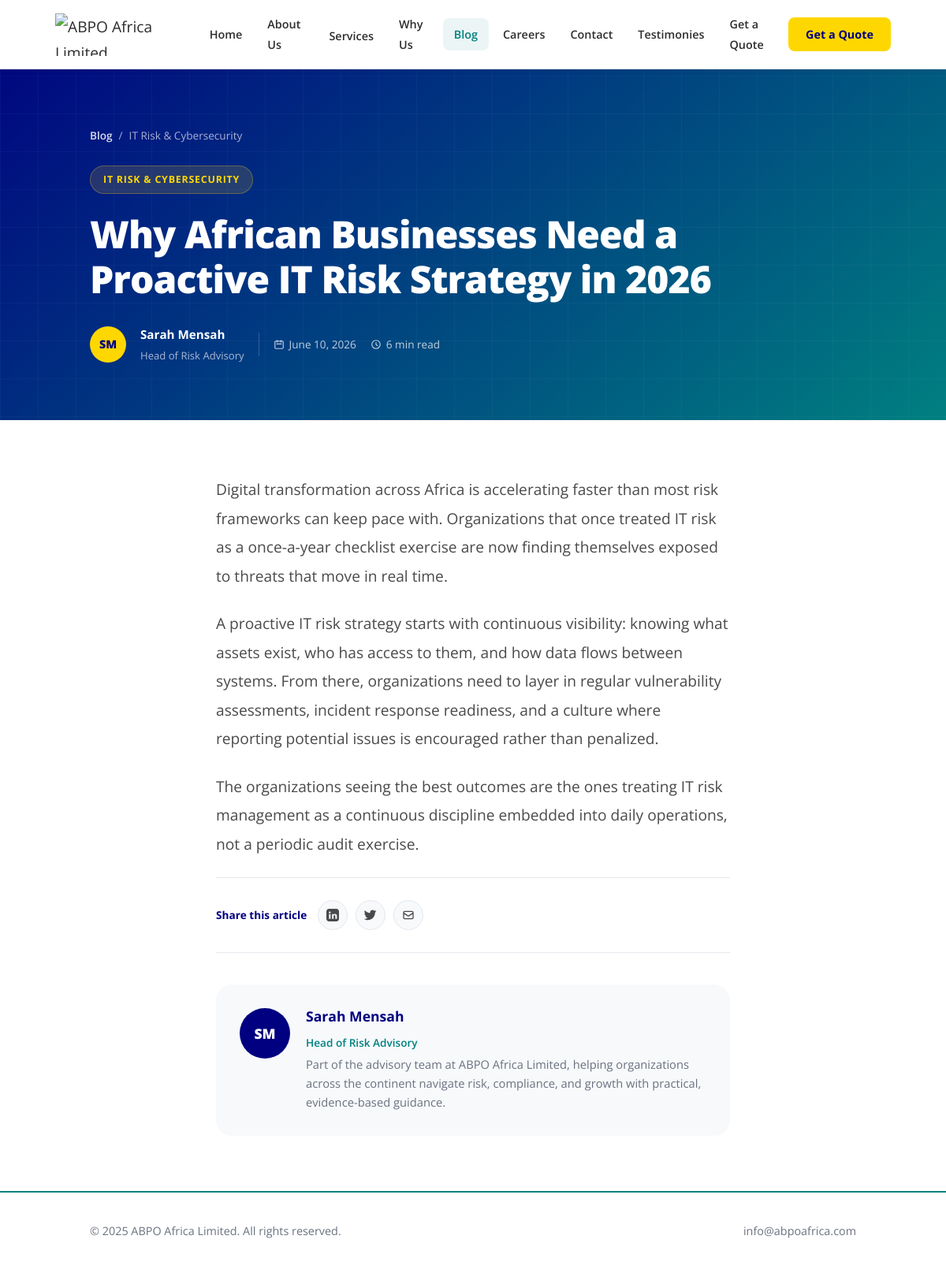
/Blogpost.php?slug=proactive-it-risk-strategy-2026, run on the app's committed database.
### tables this page shows
CREATE TABLE  blog_posts (
    id INT AUTO_INCREMENT PRIMARY KEY,
    title VARCHAR(255) NOT NULL,
    slug VARCHAR(255) NOT NULL UNIQUE,
    excerpt VARCHAR(500) DEFAULT NULL,
    content LONGTEXT NOT NULL,
    featured_image VARCHAR(255) DEFAULT NULL,
    category_id INT DEFAULT NULL,
    author_id INT DEFAULT NULL,
    read_time INT DEFAULT 5,                  
    is_featured TINYINT(1) DEFAULT 0,
    status ENUM('draft','published') DEFAULT 'published',
    views INT DEFAULT 0,
    published_at DATETIME DEFAULT CURRENT_TIMESTAMP,
    created_at TIMESTAMP DEFAULT CURRENT_TIMESTAMP,
    updated_at TIMESTAMP DEFAULT CURRENT_TIMESTAMP ON UPDATE CURRENT_TIMESTAMP,
    FOREIGN KEY (category_id) REFERENCES blog_categories(id) ON DELETE SET NULL,
    FOREIGN KEY (author_id) REFERENCES blog_authors(id) ON DELETE SET NULL,
    INDEX idx_status_published (status, published_at),
    INDEX idx_category (category_id)
);

CREATE TABLE  blog_categories (
    id INT AUTO_INCREMENT PRIMARY KEY,
    name VARCHAR(100) NOT NULL,
    slug VARCHAR(120) NOT NULL UNIQUE,
    created_at TIMESTAMP DEFAULT CURRENT_TIMESTAMP
);

CREATE TABLE  blog_authors (
    id INT AUTO_INCREMENT PRIMARY KEY,
    name VARCHAR(150) NOT NULL,
    title VARCHAR(150) DEFAULT NULL,
    avatar VARCHAR(255) DEFAULT NULL,
    bio TEXT DEFAULT NULL,
    created_at TIMESTAMP DEFAULT CURRENT_TIMESTAMP
);

### Blogpost.php (the view, shortened to what this page needs)
<?php
require_once 'db.php';
$slug = isset($_GET['slug']) ? trim($_GET['slug']) : '';
$stmt = $pdo->prepare("SELECT p.*, c.name AS category_name, c.slug AS category_slug,
                               a.name AS author_name, a.title AS author_title, a.avatar AS author_avatar
                        FROM blog_posts p
                        LEFT JOIN blog_categories c ON p.category_id = c.id
                        LEFT JOIN blog_authors a ON p.author_id = a.id
                        WHERE p.slug = :slug AND p.status = 'published'
                        LIMIT 1");
$stmt->execute([':slug' => $slug]);
$post = $stmt->fetch();
if (!$post) {
    header('HTTP/1.0 404 Not Found');
    $notFound = true;
} else {
    $notFound = false;
}
function timeAgoDetail($datetime) {
    return date('F j, Y', strtotime($datetime));
}
function initialsDetail($name) {
    $parts = explode(' ', trim($name));
    $initials = '';
    foreach (array_slice($parts, 0, 2) as $p) {
        $initials .= strtoupper(substr($p, 0, 1));
    }
    return $initials ?: 'AB';
}
?>
<!DOCTYPE html>
<html lang="en">
<head>
</head>
<body>
<nav id="navbar">
  <div class="nav-container">
    <div class="nav-logo">
      <img src="Abpo logo,1.png" alt="ABPO Africa Limited">
    </div>
    <div class="nav-links" id="navLinks">
      <a href="index.php#home">Home</a>
      <a href="index.php#about">About Us</a>
      <div class="dropdown" id="servicesDropdown">
        <a href="index.php#services" class="dropbtn">Services</a>
      </div>
      <a href="index.php#why-us">Why Us</a>
      <a href="blog.php" class="active-page">Blog</a>
      <a href="careers.php">Careers</a>
      <a href="index.php#contact">Contact</a>
      <a href="Testimonies.php">Testimonies</a>
      <a href="index.php#contact" class="mobile-cta" id="mobileCta">Get a Quote</a>
    </div>
    <a href="index.php#contact" class="nav-cta">Get a Quote</a>
  </div>
</nav>
<?php if ($notFound): ?>
  <section class="not-found">
    <svg width="64" height="64" fill="none" stroke="currentColor" stroke-width="1.5" viewBox="0 0 24 24">
      <path stroke-linecap="round" stroke-linejoin="round" d="M9.75 17L9 20l-1 1h8l-1-1-.75-3M3 13h18M5 17h14a2 2 0 002-2V5a2 2 0 00-2-2H5a2 2 0 00-2 2v10a2 2 0 002 2z"/>
    </svg>
    <h1>Article Not Found</h1>
    <p>The article you're looking for doesn't exist or may have been moved. Browse our latest insights instead.</p>
    <a href="blog.php" class="btn-primary">Back to Blog</a>
  </section>
<?php else: ?>
  <section class="article-hero">
    <div class="wrap article-hero-inner">
      <div class="breadcrumb">
        <a href="blog.php">Blog</a>
        <span>/</span>
        <span><?php echo htmlspecialchars($post['category_name'] ?? 'Insights'); ?></span>
      </div>
      <span class="article-tag"><?php echo htmlspecialchars($post['category_name'] ?? 'Insights'); ?></span>
      <h1><?php echo htmlspecialchars($post['title']); ?></h1>
      <div class="article-meta">
        <div class="author-avatar"><?php echo initialsDetail($post['author_name'] ?? 'ABPO'); ?></div>
        <div class="meta-text">
          <span class="meta-author"><?php echo htmlspecialchars($post['author_name'] ?? 'ABPO Team'); ?></span>
          <span class="meta-sub"><?php echo htmlspecialchars($post['author_title'] ?? 'ABPO Africa Limited'); ?></span>
        </div>
        <span class="meta-stat">
          <svg width="14" height="14" fill="none" stroke="currentColor" stroke-width="2" viewBox="0 0 24 24"><path stroke-linecap="round" stroke-linejoin="round" d="M8 7V3m8 4V3m-9 8h10M5 21h14a2 2 0 002-2V7a2 2 0 00-2-2H5a2 2 0 00-2 2v12a2 2 0 002 2z"/></svg>
          <?php echo timeAgoDetail($post['published_at']); ?>
        </span>
        <span class="meta-stat">
          <svg width="14" height="14" fill="none" stroke="currentColor" stroke-width="2" viewBox="0 0 24 24"><path stroke-linecap="round" stroke-linejoin="round" d="M12 8v4l3 3m6-3a9 9 0 11-18 0 9 9 0 0118 0z"/></svg>
          <?php echo (int) $post['read_time']; ?> min read
        </span>
      </div>
    </div>
  </section>
  <section class="article-section">
    <div class="wrap-narrow">
      <div class="article-content">
        <?php echo $post['content'];  ?>
      </div>
      <div class="share-bar">
        <span class="share-label">Share this article</span>
        <div class="share-icons">
          <a class="share-icon" href="https://www.linkedin.com/sharing/share-offsite/?url=<?php echo urlencode('https://abpoafrica.com/blog-post.php?slug=' . $post['slug']); ?>" target="_blank" rel="noopener" aria-label="Share on LinkedIn">
          </a>
          <a class="share-icon" href="https://twitter.com/intent/tweet?url=<?php echo urlencode('https://abpoafrica.com/blog-post.php?slug=' . $post['slug']); ?>&text=<?php echo urlencode($post['title']); ?>" target="_blank" rel="noopener" aria-label="Share on Twitter">
          </a>
          <a class="share-icon" href="mailto:?subject=<?php echo urlencode($post['title']); ?>&body=<?php echo urlencode('I thought you might find this interesting: https://abpoafrica.com/blog-post.php?slug=' . $post['slug']); ?>" aria-label="Share via Email">
            <svg width="16" height="16" fill="none" stroke="currentColor" stroke-width="2" viewBox="0 0 24 24"><path stroke-linecap="round" stroke-linejoin="round" d="M3 8l7.89 5.26a2 2 0 002.22 0L21 8M5 19h14a2 2 0 002-2V7a2 2 0 00-2-2H5a2 2 0 00-2 2v10a2 2 0 002 2z"/></svg>
          </a>
        </div>
      </div>
      <?php if (!empty($post['author_name'])): ?>
        <div class="author-card">
          <div class="author-avatar"><?php echo initialsDetail($post['author_name']); ?></div>
          <div>
            <h4><?php echo htmlspecialchars($post['author_name']); ?></h4>
            <span class="author-role"><?php echo htmlspecialchars($post['author_title'] ?? 'ABPO Africa Limited'); ?></span>
            <p>Part of the advisory team at ABPO Africa Limited, helping organizations across the continent navigate risk, compliance, and growth with practical, evidence-based guidance.</p>
          </div>
        </div>
      <?php endif; ?>
    </div>
  </section>
<?php endif; ?>
<footer>
  <div class="wrap footer-inner">
    <p>&copy; 2025 ABPO Africa Limited. All rights reserved.</p>
    <div class="footer-links">
      <a href="mailto:info@abpoafrica.com">info@abpoafrica.com</a>
    </div>
  </div>
</footer>
</body>
</html>

### data on the page
blog_posts: category.name "IT Risk & Cybersecurity", category.name "IT RISK & CYBERSECURITY", title "Why African Businesses Need a Proactive IT Risk Strategy in 2026", author.name "SM", author.name "Sarah Mensah", author.title "Head of Risk Advisory", published_at "June 10, 2026", read_time "6", content "Digital transformation across Africa is accelerating faster than most risk frameworks can keep pace with. Organizations that once treated IT risk as a once-a-year checklist exercise are now finding themselves exposed to threats that move in real time. A proactive IT risk strategy starts with continuous visibility: knowing what assets exist, who has access to them, and how data flows between systems. From there, organizations need to layer in regular vulnerability assessments, incident response readiness, and a culture where reporting potential issues is encouraged rather than penalized. The organizations seeing the best outcomes are the ones treating IT risk management as a continuous…"
